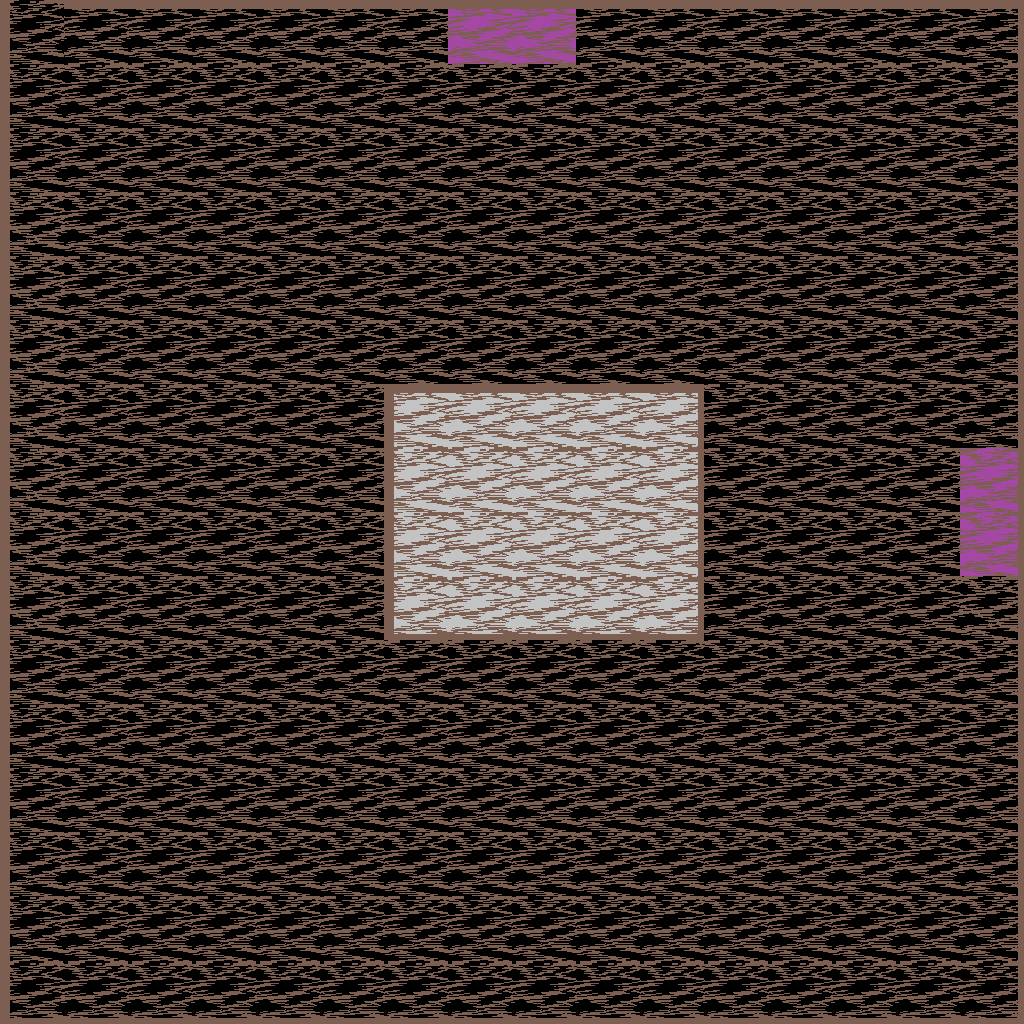

A level layout from a 2D game, rendered from its tile map. Below: a short description, then the map file with tile-grid data replaced by summaries:
An orthogonal 16x16 tile map with 64x64 px tiles, 2 tile layers (Ground, Walls), 2 tilesets and 22 objects (2x NORTH, 2x WEST, 2x SOUTH, 2x EAST, RED, ...).

<map version="1.0" orientation="orthogonal" renderorder="right-down" width="16" height="16" tilewidth="64" tileheight="64">
 <properties>
  <property name="ExitPoints" value="EN" />
 </properties>
 <tileset firstgid="1" name="simpletiles" tilewidth="64" tileheight="64" spacing="1">
  <image source="simpletiles.png" width="130" height="130" />
 </tileset>
 <tileset firstgid="5" name="cavefloor" tilewidth="64" tileheight="64">
  <image source="cavefloor.png" width="196" height="196" />
 </tileset>
 <layer name="Ground" width="16" height="16">
  <data>[256 cells, 214 non-empty, 4 distinct tile ids]</data>
 </layer>
 <layer name="Walls" width="16" height="16">
  <data>[256 cells, 80 non-empty, 9 distinct tile ids]</data>
 </layer>
 <objectgroup name="collisionObjects">
  <object x="0" y="0" width="448" height="64" />
  <object x="995" y="345" height="1" />
  <object x="960" y="64" width="64" height="384" />
  <object x="0" y="64" width="64" height="384" />
  <object x="0" y="576" width="64" height="384" />
  <object x="960" y="576" width="64" height="384" />
  <object x="576" y="0" width="448" height="64" />
  <object x="0" y="960" width="448" height="64" />
  <object x="576" y="960" width="448" height="64" />
  <object x="384" y="384" width="320" height="256" />
 </objectgroup>
 <objectgroup name="portalObjects">
  <object type="NORTH" x="448" y="0" width="128" height="64" />
  <object type="WEST" x="0" y="448" width="64" height="128" />
  <object type="SOUTH" x="448" y="960" width="128" height="64" />
  <object type="EAST" x="960" y="448" width="64" height="128" />
 </objectgroup>
 <objectgroup name="spawnPoints">
  <object type="WEST" x="130" y="514" />
  <object type="EAST" x="880" y="502" width="12" height="17" />
  <object type="SOUTH" x="514" y="935" />
  <object type="NORTH" x="509" y="131" />
 </objectgroup>
 <objectgroup name="staticLights">
  <object type="RED" x="380" y="382" />
  <object type="GREEN" x="707" y="383" />
  <object type="PURPLE" x="704" y="644" />
  <object type="BLUE" x="378" y="642" />
 </objectgroup>
</map>
